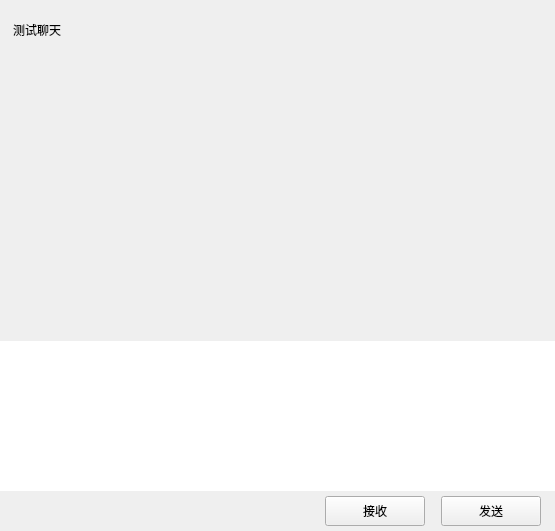
<?xml version="1.0" encoding="UTF-8"?>
<ui version="4.0">
 <class>ChatPage</class>
 <widget class="QWidget" name="ChatPage">
  <property name="geometry">
   <rect>
    <x>0</x>
    <y>0</y>
    <width>555</width>
    <height>531</height>
   </rect>
  </property>
  <property name="windowTitle">
   <string>Form</string>
  </property>
  <layout class="QVBoxLayout" name="verticalLayout">
   <property name="spacing">
    <number>0</number>
   </property>
   <property name="leftMargin">
    <number>0</number>
   </property>
   <property name="topMargin">
    <number>0</number>
   </property>
   <property name="rightMargin">
    <number>0</number>
   </property>
   <property name="bottomMargin">
    <number>0</number>
   </property>
   <item>
    <widget class="QWidget" name="chat_data_wid" native="true">
     <property name="sizePolicy">
      <sizepolicy hsizetype="Expanding" vsizetype="Expanding">
       <horstretch>0</horstretch>
       <verstretch>0</verstretch>
      </sizepolicy>
     </property>
     <layout class="QVBoxLayout" name="verticalLayout_2">
      <property name="spacing">
       <number>0</number>
      </property>
      <property name="leftMargin">
       <number>0</number>
      </property>
      <property name="topMargin">
       <number>0</number>
      </property>
      <property name="rightMargin">
       <number>0</number>
      </property>
      <property name="bottomMargin">
       <number>0</number>
      </property>
      <item>
       <widget class="QWidget" name="title_wid" native="true">
        <property name="minimumSize">
         <size>
          <width>0</width>
          <height>60</height>
         </size>
        </property>
        <property name="maximumSize">
         <size>
          <width>16777215</width>
          <height>60</height>
         </size>
        </property>
        <layout class="QVBoxLayout" name="verticalLayout_3">
         <property name="leftMargin">
          <number>11</number>
         </property>
         <property name="topMargin">
          <number>2</number>
         </property>
         <property name="rightMargin">
          <number>2</number>
         </property>
         <property name="bottomMargin">
          <number>2</number>
         </property>
         <item>
          <widget class="QWidget" name="widget" native="true">
           <layout class="QHBoxLayout" name="horizontalLayout_3">
            <property name="leftMargin">
             <number>2</number>
            </property>
            <property name="topMargin">
             <number>2</number>
            </property>
            <property name="rightMargin">
             <number>2</number>
            </property>
            <property name="bottomMargin">
             <number>2</number>
            </property>
            <item>
             <widget class="QLabel" name="title_lb">
              <property name="text">
               <string>测试聊天</string>
              </property>
             </widget>
            </item>
           </layout>
          </widget>
         </item>
        </layout>
       </widget>
      </item>
      <item>
       <widget class="ChatView" name="chat_data_list" native="true"/>
      </item>
      <item>
       <widget class="QWidget" name="tool_wid" native="true">
        <property name="minimumSize">
         <size>
          <width>0</width>
          <height>40</height>
         </size>
        </property>
        <property name="maximumSize">
         <size>
          <width>16777215</width>
          <height>40</height>
         </size>
        </property>
        <layout class="QHBoxLayout" name="horizontalLayout_5">
         <property name="leftMargin">
          <number>2</number>
         </property>
         <property name="topMargin">
          <number>2</number>
         </property>
         <property name="rightMargin">
          <number>2</number>
         </property>
         <property name="bottomMargin">
          <number>2</number>
         </property>
         <item>
          <spacer name="horizontalSpacer_7">
           <property name="orientation">
            <enum>Qt::Orientation::Horizontal</enum>
           </property>
           <property name="sizeType">
            <enum>QSizePolicy::Policy::Fixed</enum>
           </property>
           <property name="sizeHint" stdset="0">
            <size>
             <width>5</width>
             <height>20</height>
            </size>
           </property>
          </spacer>
         </item>
         <item>
          <widget class="ClickedLabel" name="emo_lb">
           <property name="minimumSize">
            <size>
             <width>25</width>
             <height>25</height>
            </size>
           </property>
           <property name="maximumSize">
            <size>
             <width>25</width>
             <height>25</height>
            </size>
           </property>
           <property name="text">
            <string/>
           </property>
          </widget>
         </item>
         <item>
          <spacer name="horizontalSpacer_6">
           <property name="orientation">
            <enum>Qt::Orientation::Horizontal</enum>
           </property>
           <property name="sizeType">
            <enum>QSizePolicy::Policy::Fixed</enum>
           </property>
           <property name="sizeHint" stdset="0">
            <size>
             <width>5</width>
             <height>20</height>
            </size>
           </property>
          </spacer>
         </item>
         <item>
          <widget class="ClickedLabel" name="file_lb">
           <property name="minimumSize">
            <size>
             <width>30</width>
             <height>30</height>
            </size>
           </property>
           <property name="maximumSize">
            <size>
             <width>30</width>
             <height>30</height>
            </size>
           </property>
           <property name="text">
            <string/>
           </property>
          </widget>
         </item>
         <item>
          <spacer name="horizontalSpacer_5">
           <property name="orientation">
            <enum>Qt::Orientation::Horizontal</enum>
           </property>
           <property name="sizeHint" stdset="0">
            <size>
             <width>40</width>
             <height>20</height>
            </size>
           </property>
          </spacer>
         </item>
        </layout>
       </widget>
      </item>
      <item>
       <widget class="MessageTextEdit" name="chatEdit">
        <property name="minimumSize">
         <size>
          <width>0</width>
          <height>150</height>
         </size>
        </property>
        <property name="maximumSize">
         <size>
          <width>16777215</width>
          <height>150</height>
         </size>
        </property>
        <property name="frameShape">
         <enum>QFrame::Shape::NoFrame</enum>
        </property>
       </widget>
      </item>
      <item>
       <widget class="QWidget" name="send_wid" native="true">
        <property name="minimumSize">
         <size>
          <width>0</width>
          <height>40</height>
         </size>
        </property>
        <property name="maximumSize">
         <size>
          <width>16777215</width>
          <height>40</height>
         </size>
        </property>
        <layout class="QHBoxLayout" name="horizontalLayout_4">
         <property name="topMargin">
          <number>2</number>
         </property>
         <property name="bottomMargin">
          <number>2</number>
         </property>
         <item>
          <spacer name="horizontalSpacer_2">
           <property name="orientation">
            <enum>Qt::Orientation::Horizontal</enum>
           </property>
           <property name="sizeHint" stdset="0">
            <size>
             <width>36</width>
             <height>20</height>
            </size>
           </property>
          </spacer>
         </item>
         <item>
          <widget class="ClickedBtn" name="receive_btn">
           <property name="minimumSize">
            <size>
             <width>100</width>
             <height>30</height>
            </size>
           </property>
           <property name="maximumSize">
            <size>
             <width>100</width>
             <height>30</height>
            </size>
           </property>
           <property name="text">
            <string>接收</string>
           </property>
          </widget>
         </item>
         <item>
          <spacer name="horizontalSpacer_3">
           <property name="orientation">
            <enum>Qt::Orientation::Horizontal</enum>
           </property>
           <property name="sizeType">
            <enum>QSizePolicy::Policy::Fixed</enum>
           </property>
           <property name="sizeHint" stdset="0">
            <size>
             <width>10</width>
             <height>20</height>
            </size>
           </property>
          </spacer>
         </item>
         <item>
          <widget class="ClickedBtn" name="send_btn">
           <property name="minimumSize">
            <size>
             <width>100</width>
             <height>30</height>
            </size>
           </property>
           <property name="maximumSize">
            <size>
             <width>100</width>
             <height>30</height>
            </size>
           </property>
           <property name="text">
            <string>发送</string>
           </property>
          </widget>
         </item>
         <item>
          <spacer name="horizontalSpacer_4">
           <property name="orientation">
            <enum>Qt::Orientation::Horizontal</enum>
           </property>
           <property name="sizeType">
            <enum>QSizePolicy::Policy::Fixed</enum>
           </property>
           <property name="sizeHint" stdset="0">
            <size>
             <width>5</width>
             <height>20</height>
            </size>
           </property>
          </spacer>
         </item>
        </layout>
       </widget>
      </item>
     </layout>
    </widget>
   </item>
  </layout>
 </widget>
 <customwidgets>
  <customwidget>
   <class>ClickedBtn</class>
   <extends>QPushButton</extends>
   <header location="global">clickedbtn.h</header>
  </customwidget>
  <customwidget>
   <class>ClickedLabel</class>
   <extends>QLabel</extends>
   <header>clickedlabel.h</header>
  </customwidget>
  <customwidget>
   <class>MessageTextEdit</class>
   <extends>QTextEdit</extends>
   <header>MessageTextEdit.h</header>
  </customwidget>
  <customwidget>
   <class>ChatView</class>
   <extends>QWidget</extends>
   <header>chatview.h</header>
   <container>1</container>
  </customwidget>
 </customwidgets>
 <resources/>
 <connections/>
</ui>
